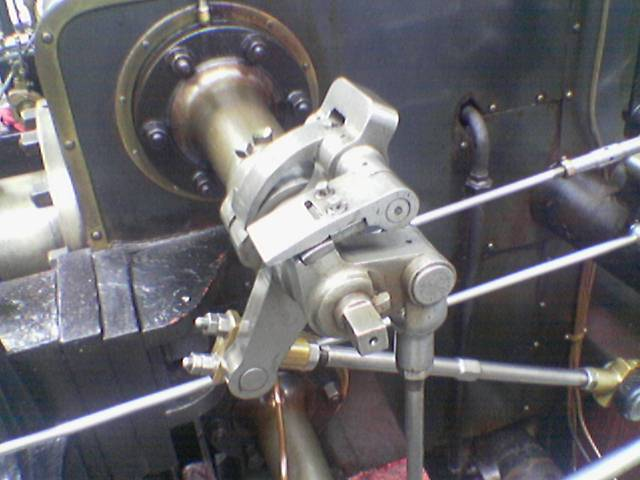
#> input picture DSIP/Exp8/img.png, 640 x 480 px
$ python code.py
#> lines starting #> are read from the running program, lines starting #| are printed output that depends on the picture; after the words box and inside, x2 and y2 are one past the last pixel; in counts of white or black regions, pixels touching at a corner belong together
import cv2 as cv
import math


def contrast_stretching(img1, rmin, rmax, smin, smax, pix_max=255):
    img = img1.copy()
    l = smin / rmin
    m = (smax - smin) / (rmax - rmin)
    n = (pix_max - 1 - smax) / (pix_max - 1 - rmax)
    u, v = img.shape
    for i in range(u):
        for j in range(v):
            val = img[i][j]
            if val <= rmin:
                img[i][j] = int(l * val)
            elif val >= rmax:
                img[i][j] = int(n * (val - rmax) + smax)
            else:
                img[i][j] = int(m * (val - rmin) + smin)
    return img


def dynamic_range_compression(img1, c):
    img = img1.copy()
    m, n = img.shape
    for i in range(m):
        for j in range(n):
            img[i][j] = c * math.log(img[i][j] + 1)
    return img


def bit_plane_slicing(img, n_bits=8):
    return [img & (1 << nb) for nb in range(n_bits)]


def display_img(title, img, delay=1000):
    cv.imshow(title, img)
    cv.waitKey(delay)


if __name__ == '__main__':
    img = cv.imread('img.png', 0)
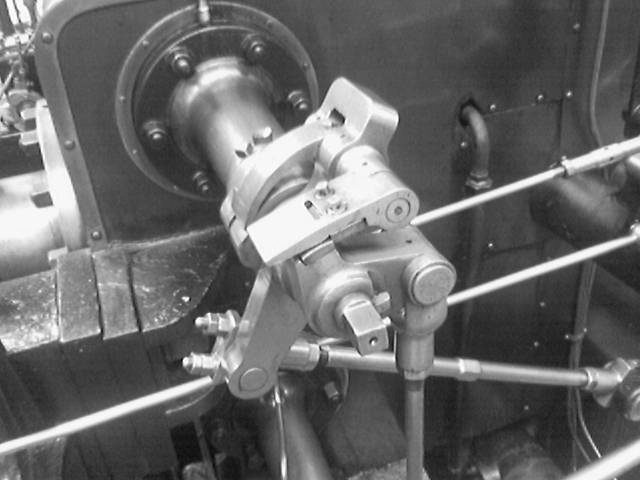
#> img: shape (480, 640); min 6, max 255, mean 105.2
    stretched_img = contrast_stretching(img, 30, 200, 80, 210)
#> after the loop in contrast_stretching, `for i in range(u):`:
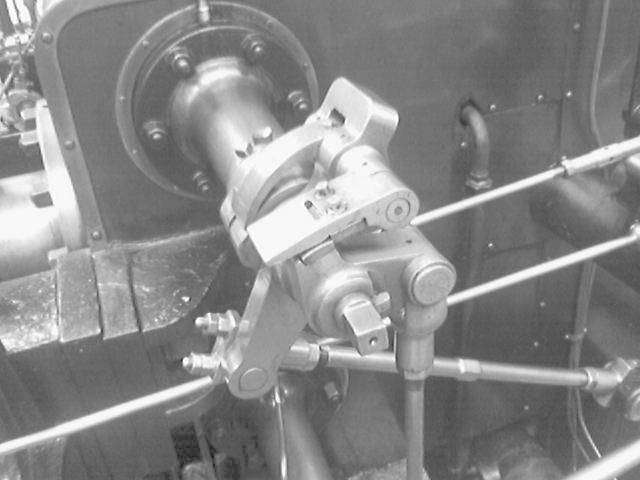
#> img: shape (480, 640); min 16, max 254, mean 137.2
    comressed = dynamic_range_compression(img, 10)
#> after the loop in dynamic_range_compression, `for i in range(m):`:
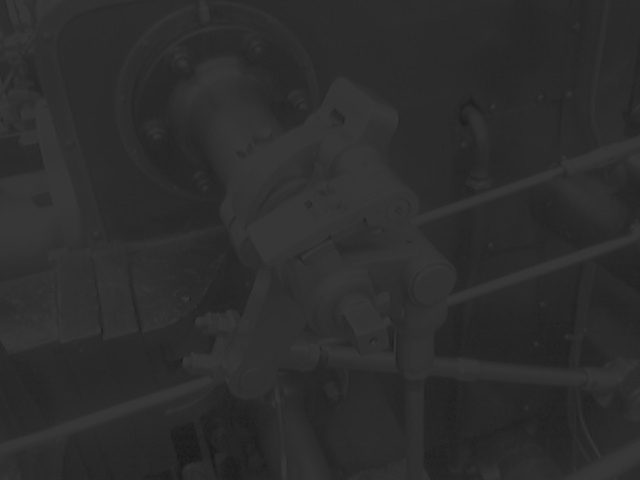
#> img: shape (480, 640); min 19, max 55, mean 44.9
    plane_sliced_imgs = bit_plane_slicing(img)
#> plane_sliced_imgs = 8 items


    display_img('og image', img)
    display_img('stretched image', stretched_img)
    cv.waitKey(10000)
    display_img('dynamic range compressed', comressed)
    [display_img('plane' + str(1 << nb), photo) for nb, photo in enumerate(plane_sliced_imgs)]
#> call 4 of display_img, with title = 'plane1', delay = 1000
#> in display_img (call 4), `cv.imshow(title, img)`:
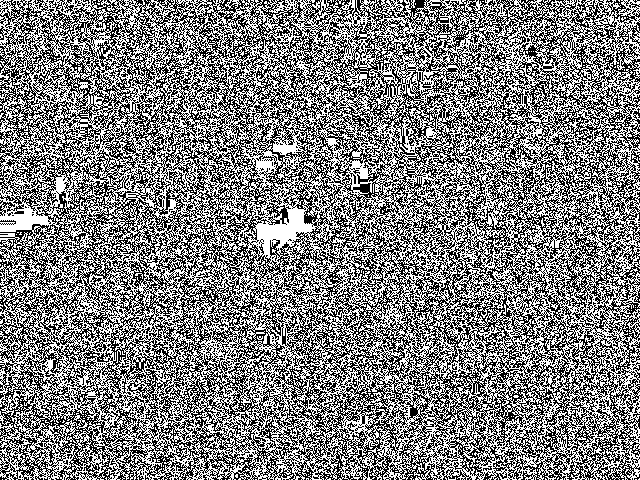
#> window 'plane1': shape (480, 640); values 0 (black) and 1 (white), 50.3% white; black in thin lines or dots
#> in display_img (call 5), `cv.imshow(title, img)`:
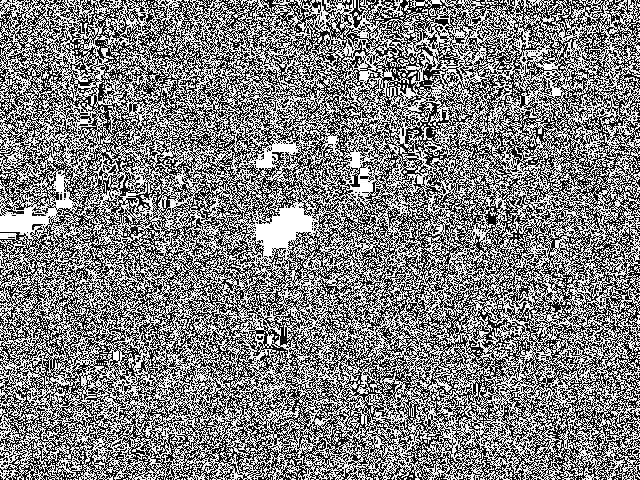
#> window 'plane2': shape (480, 640); values 0 (black) and 2 (white), 50.5% white; black in thin lines or dots
#> in display_img (call 6), `cv.imshow(title, img)`:
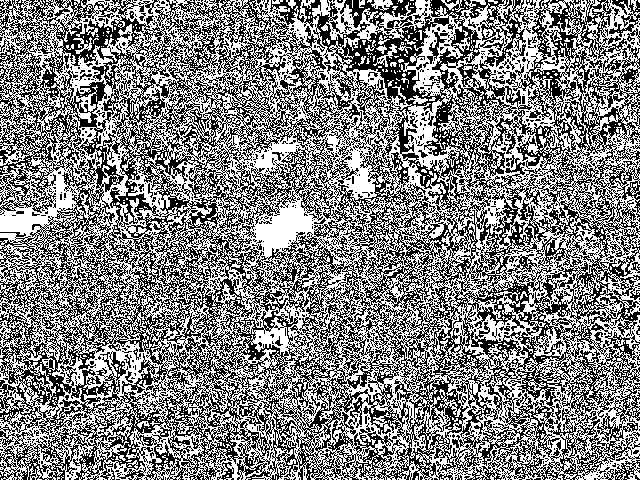
#> window 'plane4': shape (480, 640); values 0 (black) and 4 (white), 51.3% white; black in thin lines or dots
#> in display_img (call 7), `cv.imshow(title, img)`:
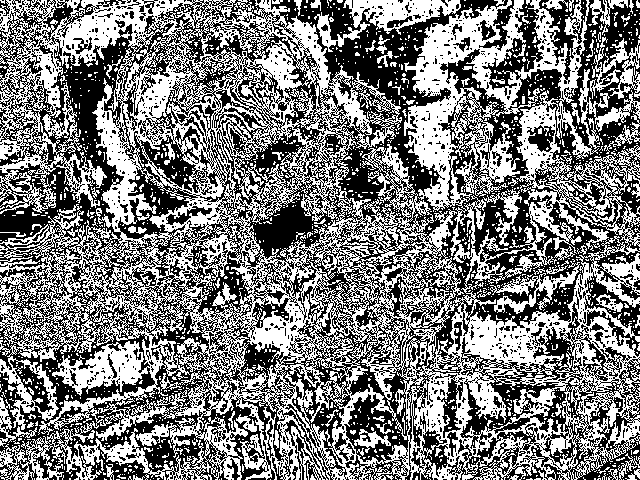
#> window 'plane8': shape (480, 640); values 0 (black) and 8 (white), 48.9% white; 1699 white regions (1607 under 20 px), largest, box (x1, y1, x2, y2) and area: (0, 0, 640, 480) 133571, (314, 0, 461, 52) 2581, (590, 37, 640, 99) 1257
